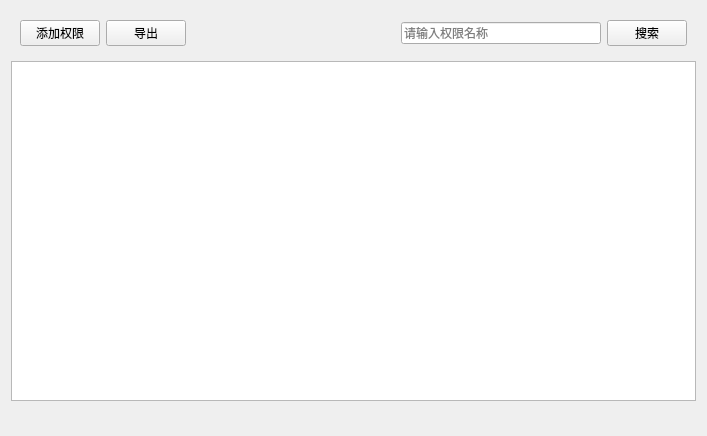
<?xml version="1.0" encoding="UTF-8"?>
<ui version="4.0">
 <class>PManagerPage</class>
 <widget class="QWidget" name="PManagerPage">
  <property name="geometry">
   <rect>
    <x>0</x>
    <y>0</y>
    <width>707</width>
    <height>436</height>
   </rect>
  </property>
  <property name="windowTitle">
   <string>Form</string>
  </property>
  <layout class="QVBoxLayout" name="verticalLayout">
   <item>
    <widget class="QWidget" name="widget" native="true">
     <layout class="QHBoxLayout" name="horizontalLayout">
      <item>
       <widget class="QPushButton" name="addBtn">
        <property name="text">
         <string>添加权限</string>
        </property>
       </widget>
      </item>
      <item>
       <widget class="QPushButton" name="exportBtn">
        <property name="text">
         <string>导出</string>
        </property>
       </widget>
      </item>
      <item>
       <spacer name="horizontalSpacer">
        <property name="orientation">
         <enum>Qt::Horizontal</enum>
        </property>
        <property name="sizeHint" stdset="0">
         <size>
          <width>381</width>
          <height>20</height>
         </size>
        </property>
       </spacer>
      </item>
      <item>
       <widget class="QLineEdit" name="searchEdit">
        <property name="minimumSize">
         <size>
          <width>200</width>
          <height>0</height>
         </size>
        </property>
        <property name="maximumSize">
         <size>
          <width>200</width>
          <height>16777215</height>
         </size>
        </property>
        <property name="placeholderText">
         <string>请输入权限名称</string>
        </property>
       </widget>
      </item>
      <item>
       <widget class="QPushButton" name="searchBtn">
        <property name="text">
         <string>搜索</string>
        </property>
       </widget>
      </item>
     </layout>
    </widget>
   </item>
   <item>
    <widget class="QTableView" name="tableView"/>
   </item>
   <item>
    <widget class="QWidget" name="widget_2" native="true">
     <layout class="QHBoxLayout" name="horizontalLayout_2"/>
    </widget>
   </item>
  </layout>
 </widget>
 <resources/>
 <connections/>
</ui>
